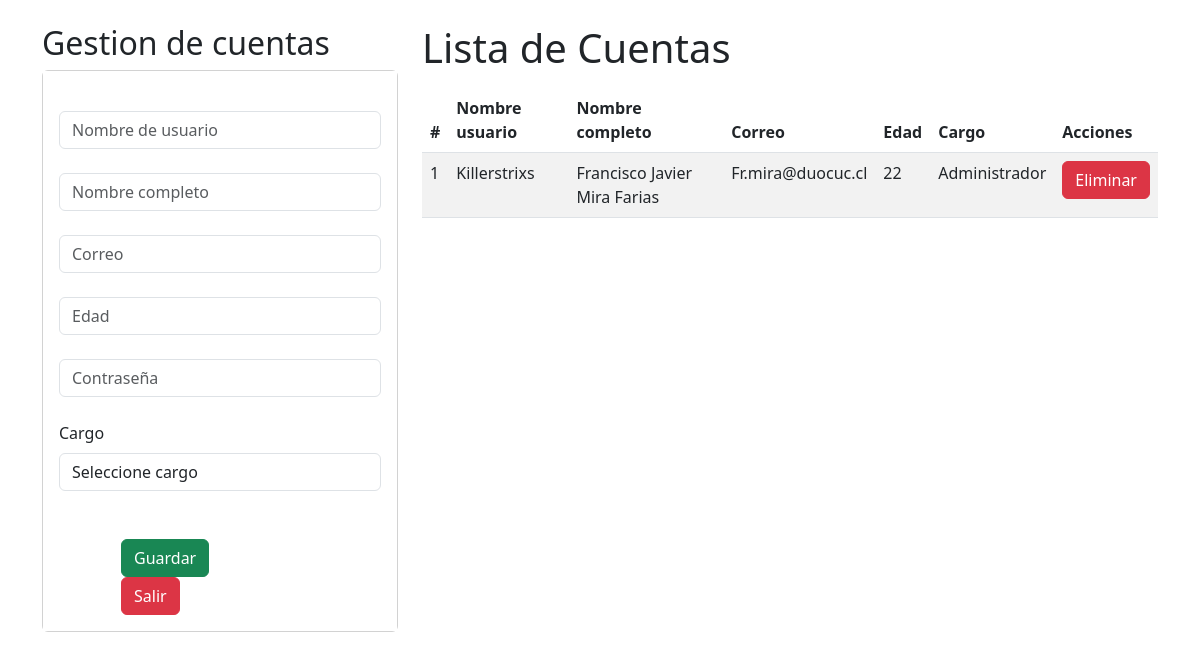
Screenshot of /crud_cuentas with the database file from the repository.
### Ferremax/models.py (models this page shows, shortened)
class empleado(models.Model):
    idEmpleado = models.AutoField(primary_key=True)
    nombreEmpleado = models.CharField(max_length=20, blank=False, null=False)
    nombreCompleto = models.CharField(max_length=20, blank=False, null=False)
    correo = models.CharField(max_length=20, blank=False, null=False)
    edad = models.IntegerField()
    contraseña = models.CharField(max_length=20, blank=False, null=False)
    cargo = models.ForeignKey("cargo", on_delete=models.CASCADE)

class cargo(models.Model):
    idCargo= models.AutoField(primary_key=True)
    nombreCargo = models.CharField(max_length=50, blank=False, null=False)

### Ferremax/views.py (the view)
# urls.py: path("crud_cuentas", crud_cuentas, name="crud_cuentas"),
def crud_cuentas(request):
    if request.method == "POST":
        nombre_empleado = request.POST["nombre_empleado"]
        nombre_completo = request.POST["nombre_completo"]
        correo = request.POST["correo_empleado"]
        edad = request.POST["edad_empleado"]
        contraseña = request.POST["contraseña_empleado"]
        IdCar = request.POST["cargo"]
        objCar = cargo.objects.get(idCargo=IdCar)
        Emp = empleado.objects.create(
            nombreEmpleado=nombre_empleado,
            nombreCompleto=nombre_completo,
            correo=correo,
            edad=edad,
            contraseña=contraseña,
            cargo=objCar,
        )
        Emp.save()
        return redirect("crud_cuentas")
    else:
        Car = cargo.objects.all()
        Empleados = empleado.objects.all()
        context = {"Cargo": Car, "cuenta": Empleados}
        return render(request, "core/crud_cuentas.html", context)

### Ferremax/templates/core/crud_cuentas.html (shortened to what this page needs)
<!DOCTYPE html>
<html>
  {% load static %}
  <head>
    <link href="https://cdn.jsdelivr.net/npm/bootstrap@5.3.0/dist/css/bootstrap.min.css" rel="stylesheet">
  </head>
  <body>
    <div id="cont_fondo">
      <div class="container py-4">
        <div class="row">
          <div class="col-sm-12 col-md-6 col-lg-4 col-xl-4">
            <h2>Gestion de cuentas</h2>
            <div class="card">
              <div class="card-body" style="background-color: white;">
                <form action="{% url 'crud_cuentas' %}" method="POST">
                  <div class="form-group">
                    <br>
                    <input type="text" id="nombre_empleado" name="nombre_empleado" class="form-control" placeholder="Nombre de usuario" minlength="4" maxlength="30" required>
                    <br>
                    <input type="text" id="nombre_completo" name="nombre_completo" class="form-control" placeholder="Nombre completo" minlength="4" maxlength="30" required>
                    <br>
                    <input type="email" id="correo_empleado" name="correo_empleado" class="form-control" placeholder="Correo" minlength="4" maxlength="30" required>
                    <br>
                    <input type="number" id="edad_empleado" name="edad_empleado" class="form-control" placeholder="Edad" required>
                    <br>
                    <input type="password" id="contraseña_empleado" name="contraseña_empleado" class="form-control" placeholder="Contraseña" minlength="4" maxlength="100" required>
                    <br>
                    <label for="cargo" class="form-label">Cargo</label>
                    <select name="cargo" class="form-control" id="cargo" required>
                      <option value="" selected disabled>Seleccione cargo</option>
                    </select>
                    <br>
                  </div>
                  <br>
                  <div class="row" style="margin-left: 50px; display: flex;">
                    <div class="form-group">
                      <button type="submit" class="btn btn-success btn-block text-white">Guardar</button>
                    </div>
                    <br>
                    <div class="form-group">
                      <button type="button" class="btn btn-danger btn-block text-white">Salir</button>
                    </div>
                  </div>
                </form>
              </div>
            </div>
          </div>
          <div class="col-sm-12 col-md-6 col-lg-8 col-xl-8">
            <h1>Lista de Cuentas</h1>
            <div class="table-responsive py-2">
              <table class="table table-striped">
                <thead>
                  <tr>
                    <th>#</th>
                    <th>Nombre usuario</th>
                    <th>Nombre completo </th>
                    <th>Correo</th>
                    <th>Edad</th>
                    <th>Cargo</th>
                    <th>Acciones</th>
                  </tr>
                </thead>
                <tbody>
                  {% for p in cuenta %}
                  <tr>
                    <td>{{ forloop.counter }}</td>
                    <td>{{ p.nombreEmpleado }}</td>
                    <td>{{ p.nombreCompleto }}</td>
                    <td>{{ p.correo }}</td>
                    <td>{{ p.edad }}</td>
                    <td>{{ p.cargo.nombreCargo }}</td>
                    <td>
                      <a href="/EliminarCuenta/{{ p.idEmpleado }}" class="btn btn-danger" id="btneliminar">Eliminar</a>
                    </td>
                  </tr>
                  {% endfor %}
                </tbody>
              </table>
            </div>
          </div>
        </div>
      </div>
    </div>
  </body>
</html>

### rows the page displays
empleado: nombreEmpleado "Killerstrixs", nombreCompleto "Francisco Javier Mira Farias", correo "Fr.mira@duocuc.cl", edad "22", cargo.nombreCargo "Administrador"
